Frame 1 (no input): blank canvas, image omitted
Frame 60 (no input): blank canvas, image omitted
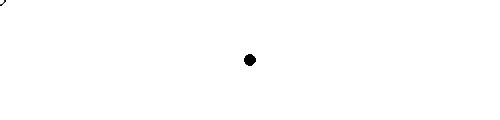
Frame 120 (the mouse pressed at the canvas centre since frame 60)

The p5.js sketch whose frames 1 and 60 were blank and that drew this single picture after the mouse press (run headless with seeded random() and noise() and a simulated clock; from frame 60 on, the mouse is pressed at the canvas centre):

// p5.js sketch
// ── sketch.js
function setup() {
    createCanvas(500, 120)
}

function draw(){
    // background(200)
    // ellipse(50, 50, 80, 80) // -> (left, top, width, height)

    if (mouseIsPressed) {
        fill(0)
    } else {
        fill(255)
    }
    ellipse(mouseX, mouseY, 10, 10)
}
// ── sketch3.js
function setup() {
    createCanvas(500, 500)
}

let x = 50
let y = 50
const size = 50

function draw() {
    clear()
    fill(241, 243, 23)
    noStroke()
    ellipse(x, y, size, size)

}

function keyPressed() {
    switch (keyCode) {
        case LEFT_ARROW:
            console.log('LEFT')
            x-=10
            break;
        case RIGHT_ARROW:
            console.log('RIGHT');
            x+=10
            break;
        case UP_ARROW:
            console.log('UP');
            y-=10
            break;
        case DOWN_ARROW:
            console.log('DOWN');
            y+=10
            break;
    }
}
